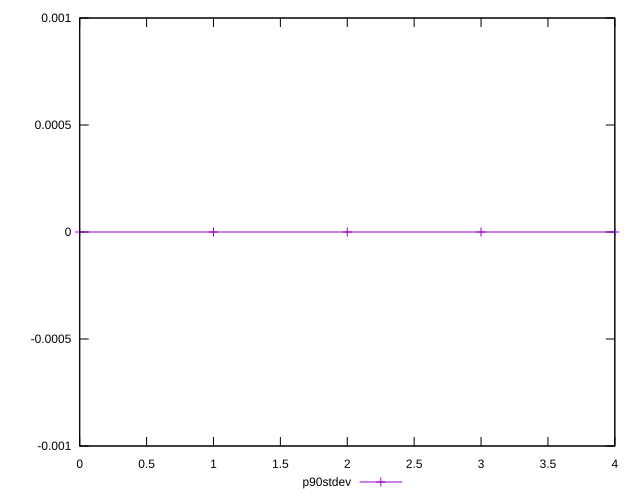

gnuplot code for this plot:
reset

$p90Stdev <<EOF
0 0
1 0
2 0
3 0
4 0
EOF

set key outside below
set xrange [0:4]
set yrange [-0.001:0.001]
set trange [-0.001:0.001]
set terminal svg size 640, 500 enhanced background rgb 'white'
set output "report_00009_2021-02-08T22-37-41.559Z/preload-lcp-image/progression/stddev.svg"

plot $p90Stdev title "p90stdev" with linespoints

reset
